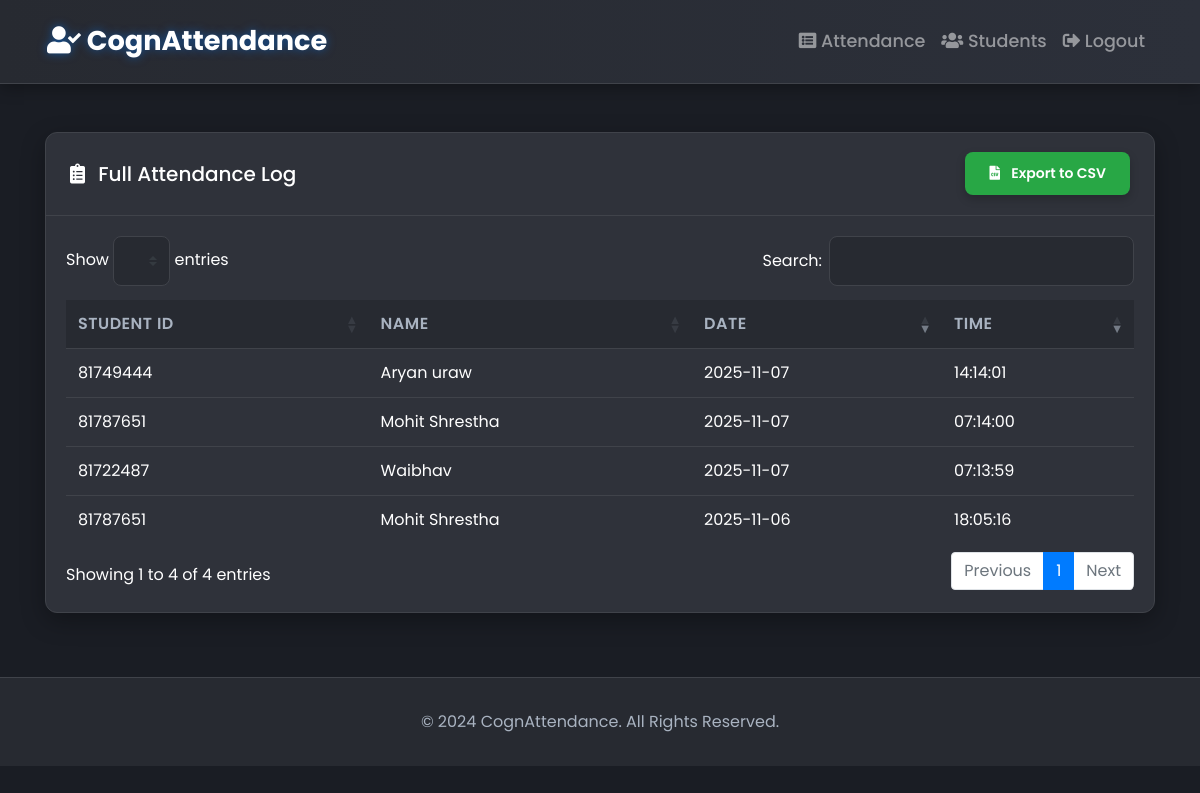
The page /attendance (signed in) on the database as committed earlier.
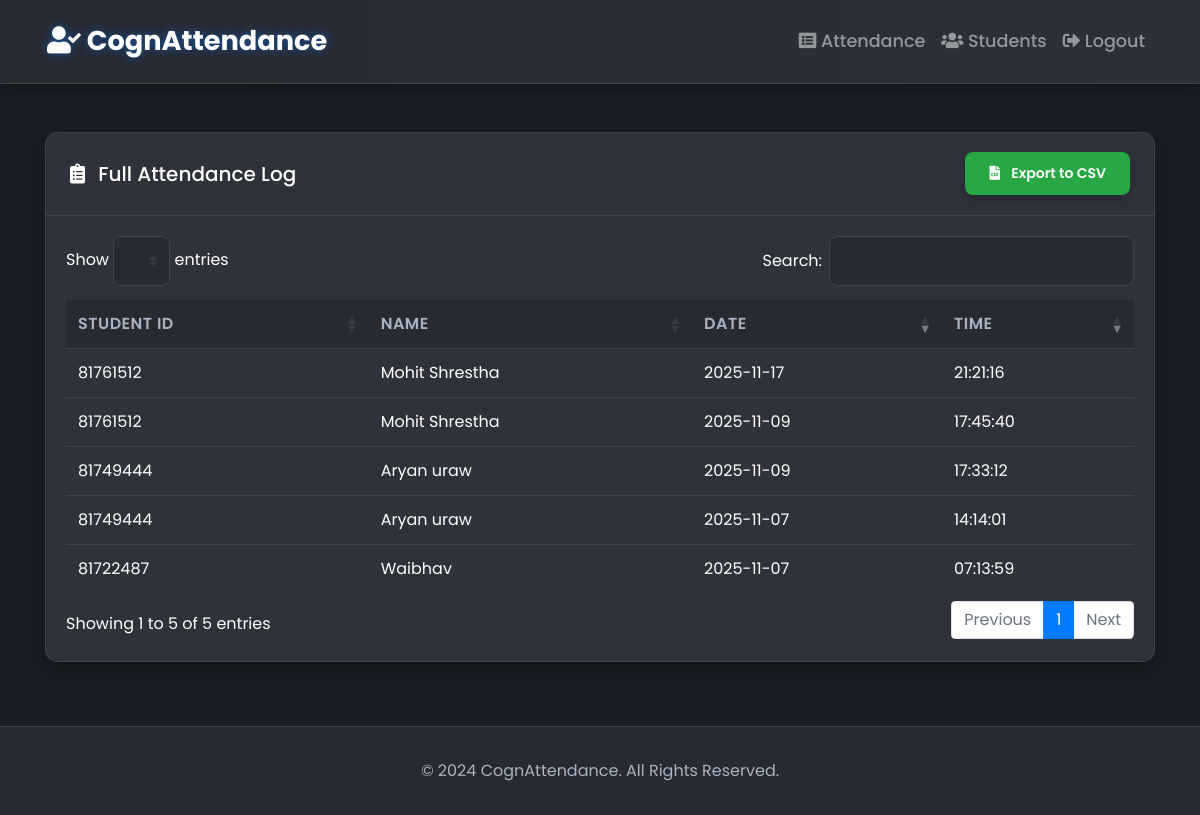
The same page on the database as committed later.
### tables this page shows
CREATE TABLE attendance (
                id INTEGER PRIMARY KEY AUTOINCREMENT,
                student_id TEXT NOT NULL,
                date TEXT NOT NULL,
                time TEXT NOT NULL,
                FOREIGN KEY (student_id) REFERENCES students (id) ON DELETE CASCADE
            );

CREATE TABLE students (
                id TEXT PRIMARY KEY,
                name TEXT NOT NULL,
                faculty TEXT,
                dob TEXT,
                email TEXT,
                address TEXT
            );

### app.py (the view)
@app.route('/attendance')
@login_required
def list_attendance():
    attendance_records = get_attendance()
    return render_template('attendance.html', attendance=attendance_records)

### app.py (called while the page is built)
def login_required(f):
    @wraps(f)
    def decorated_function(*args, **kwargs):
        if 'logged_in' not in session:
            return redirect(url_for('login', next=request.url))
        return f(*args, **kwargs)
    return decorated_function

### database_sql.py (called while the page is built, shortened)
def get_db_connection():
    if DB_TYPE == 'mysql':
        if not _mysql_available:
            raise ImportError("MySQL driver not available. Please install mysql-connector-python")
        import mysql.connector  # type: ignore
        connection = mysql.connector.connect(
            host=DB_HOST,
            port=DB_PORT,
            database=DB_NAME,
            user=DB_USER,
            password=DB_PASSWORD
        )
        return connection
    else:  # sqlite (default)
        import sqlite3
        conn = sqlite3.connect(DB_FILE)
        conn.row_factory = sqlite3.Row
        return conn

### templates/attendance.html (shortened to what this page needs)
{% extends 'layout.html' %}
{% block content %}
<div class="card">
    <div class="card-header d-flex justify-content-between align-items-center">
        <h5 class="mb-0"><i class="fas fa-clipboard-list mr-2"></i> Full Attendance Log</h5>
        <a href="{{ url_for('export_attendance') }}" class="btn btn-sm btn-success">
            <i class="fas fa-file-csv mr-2"></i> Export to CSV
        </a>
    </div>
    <div class="card-body">
        <div class="table-responsive">
            {% include '_attendance_table.html' %}
        </div>
    </div>
</div>
{% endblock %}

### templates/_attendance_table.html (shortened to what this page needs)
<table class="table table-hover mb-0" id="attendanceTable">
    <thead>
        <tr>
            <th>Student ID</th>
            <th>Name</th>
            <th>Date</th>
            <th>Time</th>
        </tr>
    </thead>
    <tbody>
        {% for record in attendance %}
            <tr>
                <td>{{ record.student_id }}</td>
                <td>{{ record.name }}</td>
                <td>{{ record.date }}</td>
                <td>{{ record.time }}</td>
            </tr>
        {% endfor %}
    </tbody>
</table>

Rows that differ between the two databases and show on the page:
no longer on this page (row unchanged): attendance: student_id "81787651", name "Mohit Shrestha", date "2025-11-07", time "07:14:00"
no longer on this page (row unchanged): attendance: student_id "81787651", name "Mohit Shrestha", date "2025-11-06", time "18:05:16"
added attendance: student_id "81761512", name "Mohit Shrestha", date "2025-11-17", time "21:21:16"
added attendance: student_id "81761512", name "Mohit Shrestha", date "2025-11-09", time "17:45:40"
added attendance: student_id "81749444", name "Aryan uraw", date "2025-11-09", time "17:33:12"
Other text that changed with them:
text written by a page script: "Show entries Search: Showing 1 to 4 of 4 entries Previous 1 Next" → "Show entries Search: Showing 1 to 5 of 5 entries Previous 1 Next"
